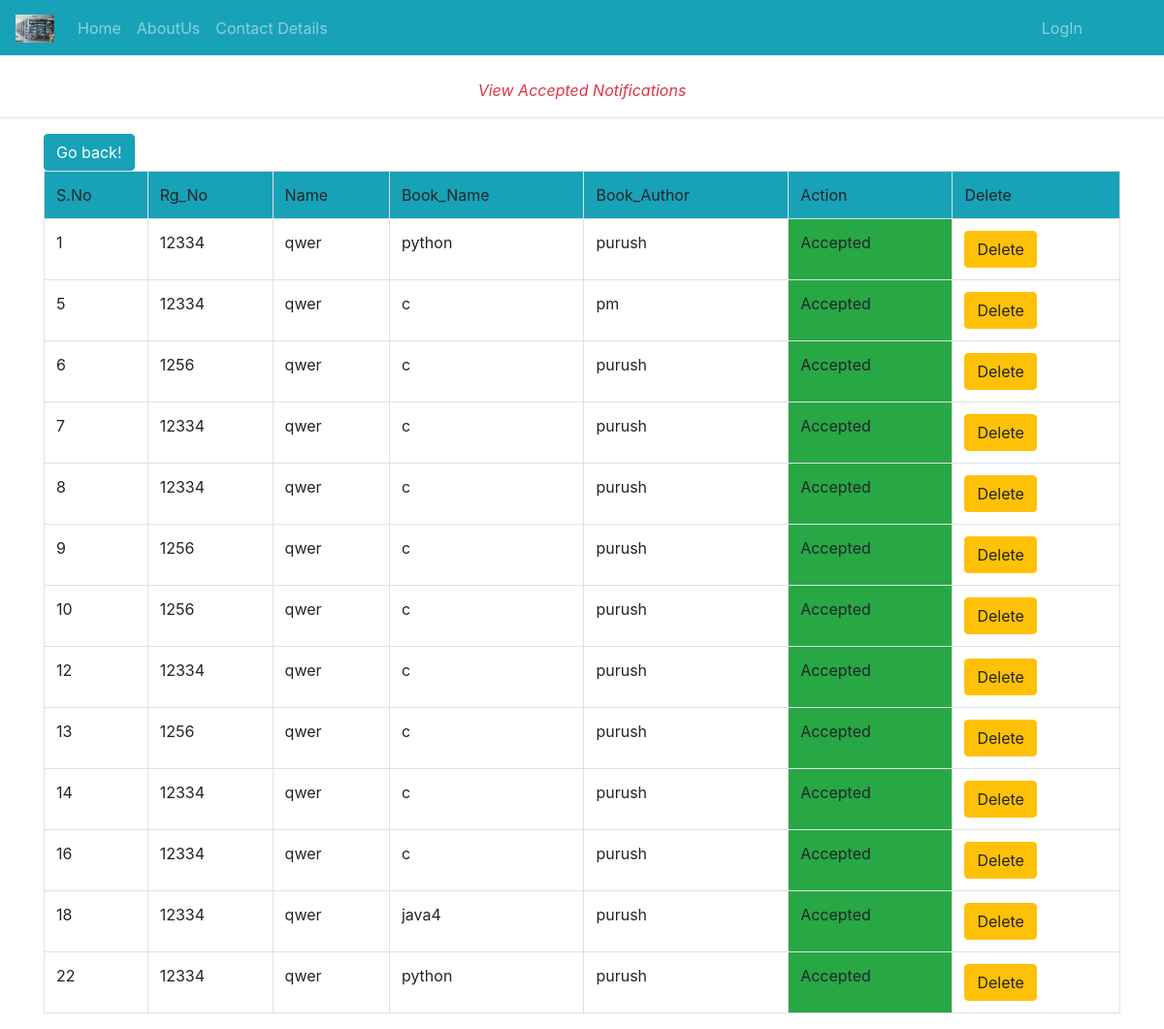
Page /accepting/ on the committed database.
### NoteApp/models.py (models this page shows)
class st_admin_data(models.Model):
	Rg_No=models.CharField(max_length=120)
	Branch=models.CharField(max_length=120)
	Name=models.CharField(max_length=120)
	issue_status=models.IntegerField(default=0)
	Book_name=models.CharField(max_length=120)
	Book_author=models.CharField(max_length=120)
	Book_count=models.IntegerField(default=0)
	Issue_date=models.DateField(blank=True,null=True)
	Expire_date=models.DateField(blank=True,null=True)
	uid=models.ForeignKey(User,on_delete=models.CASCADE)

### NoteApp/views.py (the view)
# urls.py: path('accepting/',views.accepting,name="accepting"),
def accepting(req):
	pending2=st_admin_data.objects.all()
	data=Books_Avail.objects.filter()
	return render(req,'html/noti_acceptingdata.html',{'p':pending2})

### NoteApp/templates/html/noti_acceptingdata.html (shortened to what this page needs)
{% extends 'html/base.html' %}
{% load static %}
{% block content %}
<div class="text-center text-danger">
	<br>
	<span><i>View Accepted Notifications</i></span>
</div>
<hr>
<div class="container">
	<table class="table table-bordered">
		<input type="button" value="Go back!" onclick="history.back()" class="btn btn-info">
		<tr class="bg bg-info">
			<td>S.No</td>
			<td>Rg_No</td>
			<td>Name</td>
			<td>Book_Name</td>
			<td>Book_Author</td>
			<td>Action</td>
			<td>Delete</td>
		</tr>
		{% for i in p %}
		{% if i.issue_status is 1 %}
		<tr>
			<td>{{forloop.counter}}</td>
			<td>{{i.Rg_No}}</td>
			<td>{{i.Name}}</td>
			<td>{{i.Book_name}}</td>
			<td>{{i.Book_author}}</td>
			{% if i.issue_status is 1 %}
			<td class="bg-success">Accepted</td>
			{% endif %}
			<td><a class="confirm-delete btn btn-warning" href="{% url 'datadelete' i.id %}">Delete</a></td>
		</tr>
		{% endif %}
		{% endfor %}
	</table>
</div>
{% endblock %}

### rows in the picture
st_admin_data: Rg_No "12334", Name "qwer", Book_name "python", Book_author "purush", issue_status "Accepted"
st_admin_data: Rg_No "12334", Name "qwer", Book_name "c", Book_author "pm", issue_status "Accepted"
st_admin_data: Rg_No "1256", Name "qwer", Book_name "c", Book_author "purush", issue_status "Accepted"
st_admin_data: Rg_No "12334", Name "qwer", Book_name "c", Book_author "purush", issue_status "Accepted"
st_admin_data: Rg_No "12334", Name "qwer", Book_name "c", Book_author "purush", issue_status "Accepted"
st_admin_data: Rg_No "1256", Name "qwer", Book_name "c", Book_author "purush", issue_status "Accepted"
st_admin_data: Rg_No "1256", Name "qwer", Book_name "c", Book_author "purush", issue_status "Accepted"
st_admin_data: Rg_No "12334", Name "qwer", Book_name "c", Book_author "purush", issue_status "Accepted"
st_admin_data: Rg_No "1256", Name "qwer", Book_name "c", Book_author "purush", issue_status "Accepted"
st_admin_data: Rg_No "12334", Name "qwer", Book_name "c", Book_author "purush", issue_status "Accepted"
st_admin_data: Rg_No "12334", Name "qwer", Book_name "c", Book_author "purush", issue_status "Accepted"
st_admin_data: Rg_No "12334", Name "qwer", Book_name "java4", Book_author "purush", issue_status "Accepted"
st_admin_data: Rg_No "12334", Name "qwer", Book_name "python", Book_author "purush", issue_status "Accepted"
